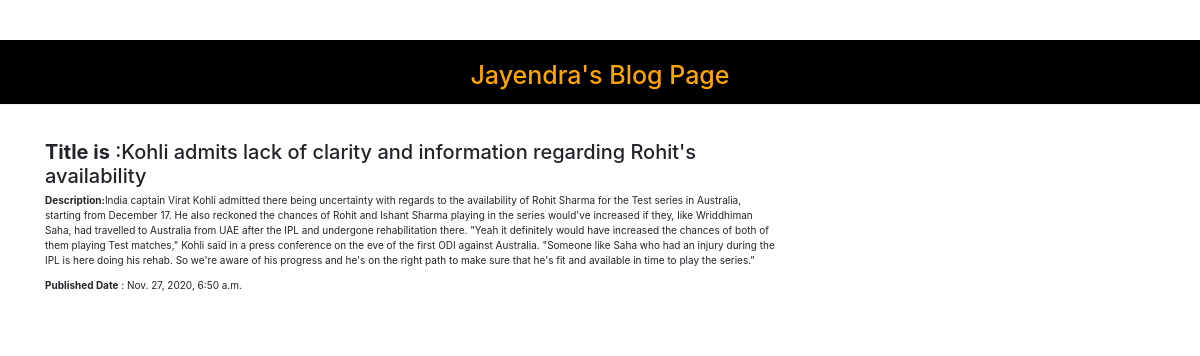
The page /post_detail/4/ on the database its author committed.
### blog/models.py (models this page shows, shortened)
class BlogPost(models.Model):
    author=models.ForeignKey(settings.AUTH_USER_MODEL,on_delete=models.CASCADE)
    title=models.CharField(max_length=200)
    text=models.TextField()
    created_date=models.DateTimeField(default=timezone.now)
    published_date=models.DateTimeField(blank=True,null=True)

### blog/views.py (the view)
# urls.py: path('post_detail/<int:pk>/', views.post_detail, name='post_detail'),
def post_detail(request,pk):
    post=get_object_or_404(BlogPost,pk=pk)
    return render(request,'blog_pages/post_detail.html',{'post':post})

### blog/templates/blog_pages/post_detail.html (shortened to what this page needs)
{% extends 'blog_pages/base.html' %}
    {% block content %}
                    <div class="infomation">
                        <h2><b>Title is</b> :{{ post.title}}</h2>
                        <p><b>Description:</b>{{ post.text }}</p>
                        <p><b>Published Date</b> : {{ post.published_date }}</p>
                    </div>
    {% endblock %}

### blog/static/css/blog.css (style rules this page uses)
.infomation { padding-bottom:25px; }

### rows shown on the page
BlogPost: title "Kohli admits lack of clarity and information regarding Rohit's availability", text "India captain Virat Kohli admitted there being uncertainty with regards to the availability of Rohit Sharma for the Test series in Australia, starting from December 17. He also reckoned the chances of Rohit and Ishant Sharma playing in the series would've increased if they, like Wriddhiman Saha, had travelled to Australia from UAE after the IPL and undergone rehabilitation there. \"Yeah it definitely would have increased the chances of both of them playing Test matches,\" Kohli said in a press conference on the eve of the first ODI against Australia. \"Someone like Saha who had an injury during the IPL is here doing his rehab. So we're aware of his progress and he's on the right path to make…", published_date "Nov. 27, 2020, 6:50 a.m."
